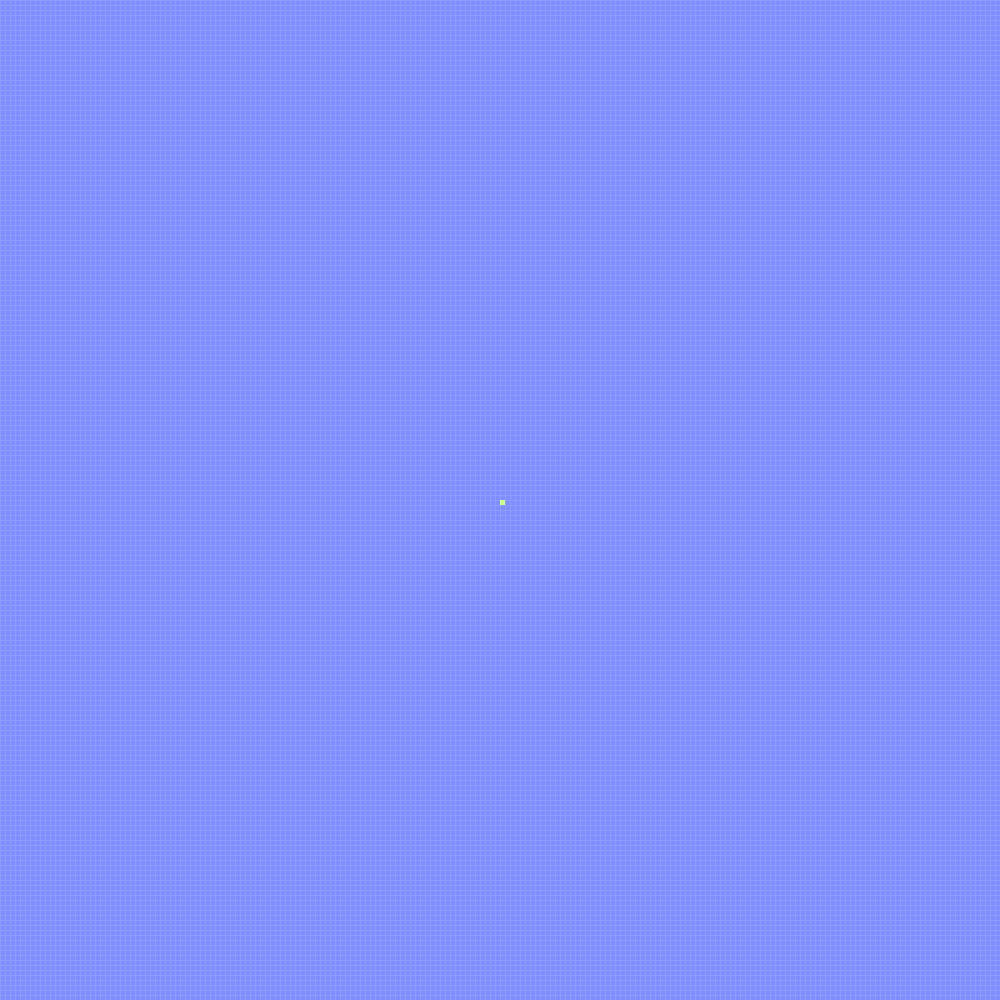
Frame 1 (no input)
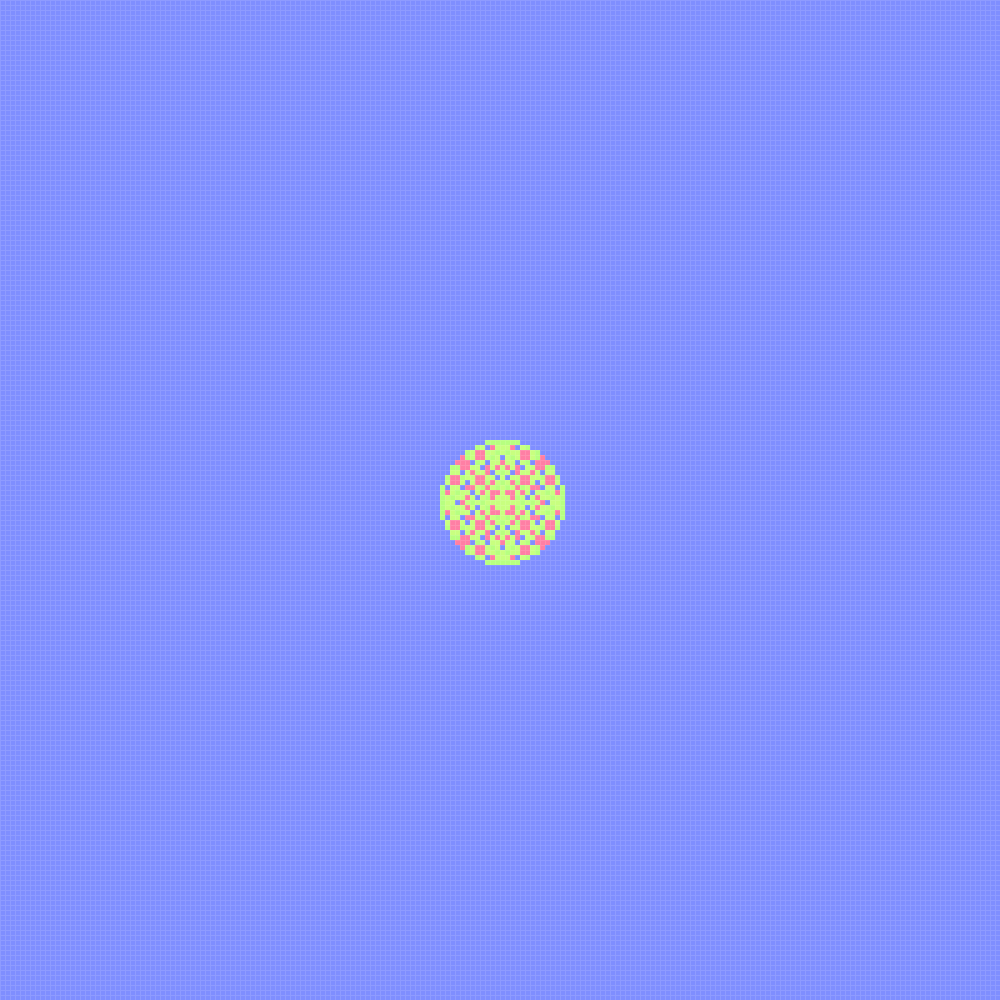
Frame 60 (the mouse pressed at the canvas centre just before this capture)
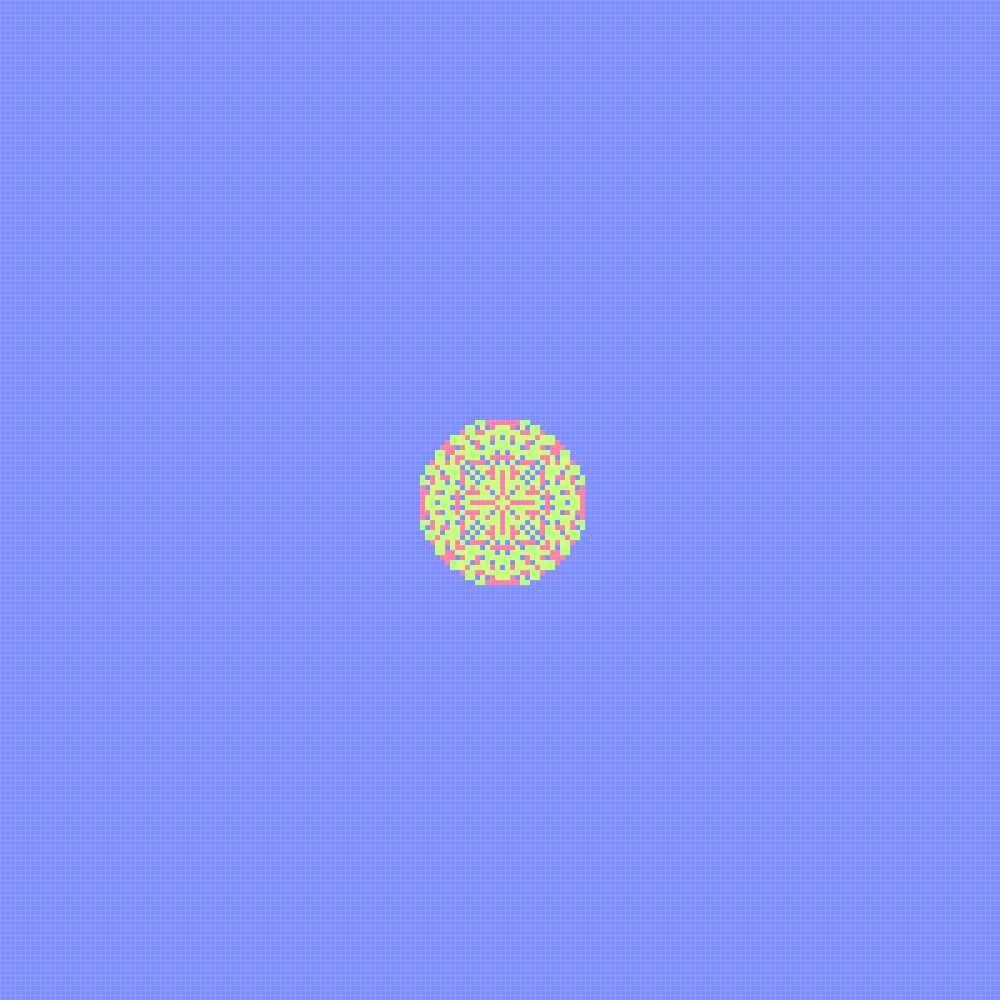
Frame 120 (the mouse held since frame 60 and released just before this capture)

The Processing sketch that drew these frames (run headless with seeded random() and noise(); from frame 60 on, the mouse is pressed at the canvas centre):

// Processing sketch: AbelianSandpileCPU
// ── AbelianSandpileCPU.pde
int[][]grid;
int gridSize=200;
int cellSize=5;
void settings() {
  size(gridSize*cellSize, gridSize*cellSize);
}
color[]cols;
void setup() {
  grid=new int[gridSize][gridSize];
  grid[gridSize/2][gridSize/2]=300000;
  cols=new color[4];
  for (int x=0; x<4; x++) {
    colorMode(HSB, 100);
    cols[x]=color(random(100), 50, 100);
    colorMode(RGB, 255);
  }
}
void draw() {
  background(255);
  for (int x=0; x<gridSize; x++) {
    for (int y=0; y<gridSize; y++) {
      int i=grid[x][y];
      fill(cols[ i<0?0:(i>=4?3:i)] );
      stroke(255, 30);
      rect(x*cellSize, y*cellSize, cellSize, cellSize);
    }
  }
  for(int i=0;i<10;i++)iterate();
}
void iterate() {
  int[][]newGrid=new int[gridSize][gridSize];
  for (int x=0; x<gridSize; x++) {
    for (int y=0; y<gridSize; y++) {
      newGrid[x][y]=grid[x][y];
    }
  }
  for (int x=0; x<gridSize; x++) {
    for (int y=0; y<gridSize; y++) {
      if (grid[x][y]>=4) {
        if (x>0) {
          newGrid[x][y]--;
          newGrid[x-1][y]++;
        }
        if (y>0) {
          newGrid[x][y]--;
          newGrid[x][y-1]++;
        }
        if (x<gridSize-1) {
          newGrid[x][y]--;
          newGrid[x+1][y]++;
        }
        if (y<gridSize-1) {
          newGrid[x][y]--;
          newGrid[x][y+1]++;
        }
      }
    }
  }
  //for (int x=0; x<gridSize; x++) {
  //for (int y=0; y<gridSize; y++) {
  //grid[x][y]=newGrid[x][y];
  //}
  //}
  grid=newGrid;
}
